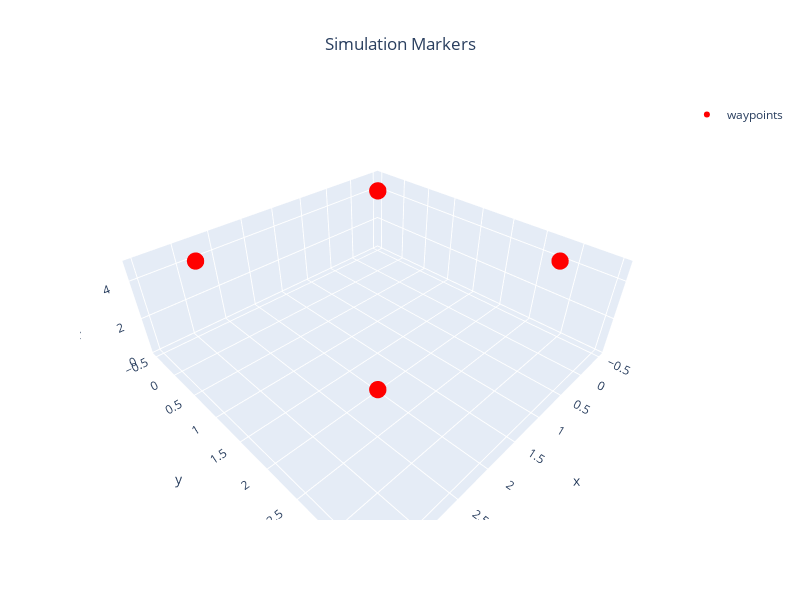

Notebook cell for this chart:
### Markdown cell above
## Visualization Parameters

### Code cell
home = np.array(offset[:3])
global_path = local2global(local_path, home)
color = Color.RED
waypoints = {f"waypoints": {"pos": global_path, "color": f"{color}"}}
plot_3d_interactive(waypoints, title="Simulation Markers", expand=[0.2, 0.2, 0.6], ground=-0.05)

### Figure 1 — Plotly figure (JSON) as saved in the notebook; plotly's stock layout.template omitted (floating-point values rounded to 4 significant figures)
{"data": [{"marker": {"color": "red", "size": 6}, "mode": "markers", "name": "waypoints", "type": "scatter3d", "x": [0, 0, 3, 3, 0], "y": [0, 3, 3, 0, 0], "z": [5, 5, 5, 5, 5]}], "layout": {"height": 600, "scene": {"xaxis": {"range": [-0.6, 3.6], "title": {"text": "x"}}, "yaxis": {"range": [-0.6, 3.6], "title": {"text": "y"}}, "zaxis": {"range": [-0.05, 5], "title": {"text": "z"}}}, "showlegend": true, "title": {"text": "Simulation Markers", "x": 0.5, "xanchor": "center"}, "width": 800}}
